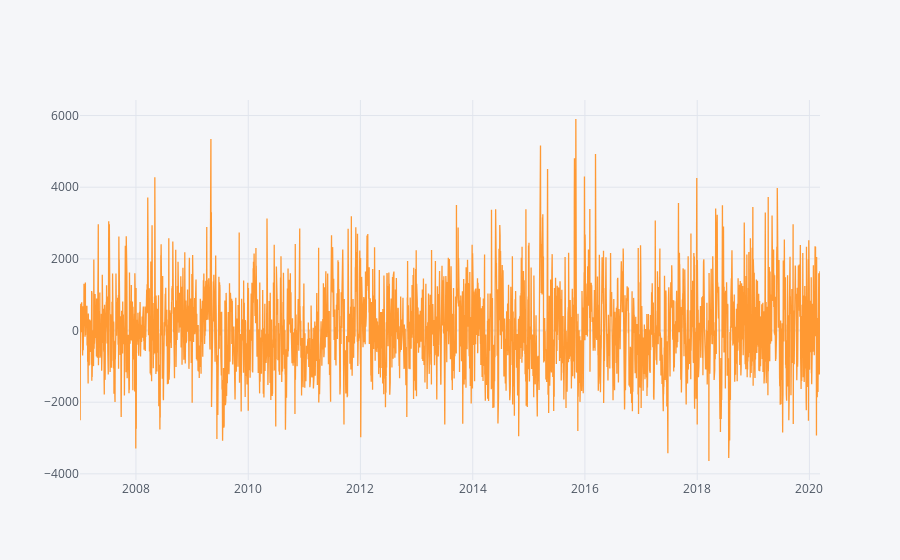

Source (notebook cell):
### Code cell
iplot()

### Figure 1 — Plotly figure (JSON) as saved in the notebook; plotly's stock layout.template omitted (floating-point values rounded to 4 significant figures; data arrays with more than 128 entries replaced by an {"elided": "..."} marker saying what was removed)
{"data": [{"line": {"color": "rgba(255, 153, 51, 1.0)", "dash": "solid", "shape": "linear", "width": 1.3}, "mode": "lines", "name": "None", "text": "", "type": "scatter", "x": {"elided": "4817 str values"}, "y": {"elided": "4817 float values"}}], "layout": {"legend": {"bgcolor": "#F5F6F9", "font": {"color": "#4D5663"}}, "paper_bgcolor": "#F5F6F9", "plot_bgcolor": "#F5F6F9", "title": {"font": {"color": "#4D5663"}}, "xaxis": {"gridcolor": "#E1E5ED", "showgrid": true, "tickfont": {"color": "#4D5663"}, "title": {"font": {"color": "#4D5663"}, "text": ""}, "zerolinecolor": "#E1E5ED"}, "yaxis": {"gridcolor": "#E1E5ED", "showgrid": true, "tickfont": {"color": "#4D5663"}, "title": {"font": {"color": "#4D5663"}, "text": ""}, "zerolinecolor": "#E1E5ED"}}}
